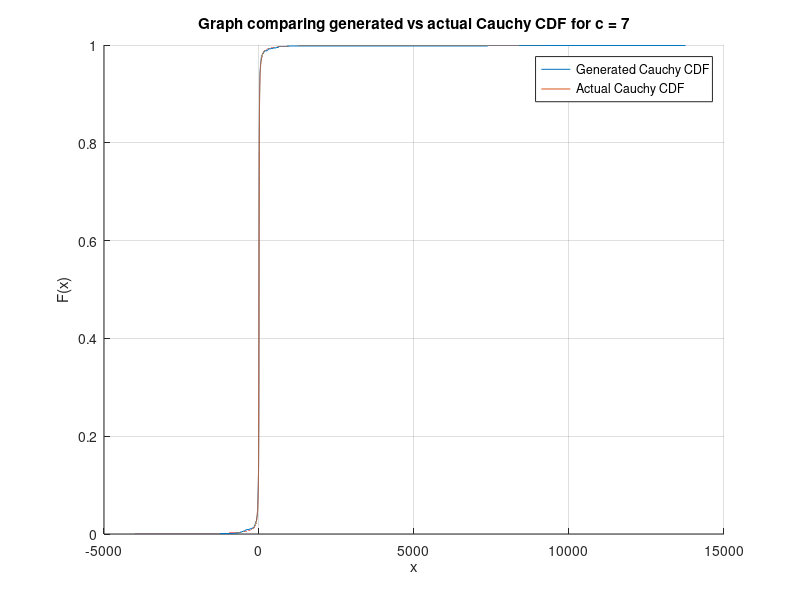

Write the MATLAB code that produced this figure.
% Summary: Since we are not given the value of c, we will use c = 7 as an
% example. We will generate 1000 numbers and also compare the generated
% CDF to the actual CDF (from formula).
clear; clc; close all; hold on; rng(10); % Clear everything

c = 7; % c = 7 is just an example since c is not specified in assignment
total = 1000; % We will generate 10000 random numbers
results = zeros(1, total); % This vector stores generated random values
U = zeros(1, total);

% Generate Cauchy numbers in a loop
for i = 1:total
    % Generate a random number ~ U(0,1)
    U(i) = rand;
    results(i) = c * tan(pi* (U(i) - 0.5)); % F_inverse (U) as derived
end

% Print the results
disp("Mean of random numbers: "); disp(mean(results));
disp("Variance of random numbers: "); disp(var(results));
% Plot the CDF of this distribution
cdfplot(results);

% Next we superimpose the actual CDF on this for comparison
x = min(results):0.1:max(results); % Same range as empirical CDF
plot(x, (1/pi)*atan(x/c) + 0.5);
legend('Generated Cauchy CDF', 'Actual Cauchy CDF')
title('Graph comparing generated vs actual Cauchy CDF for c = 7');